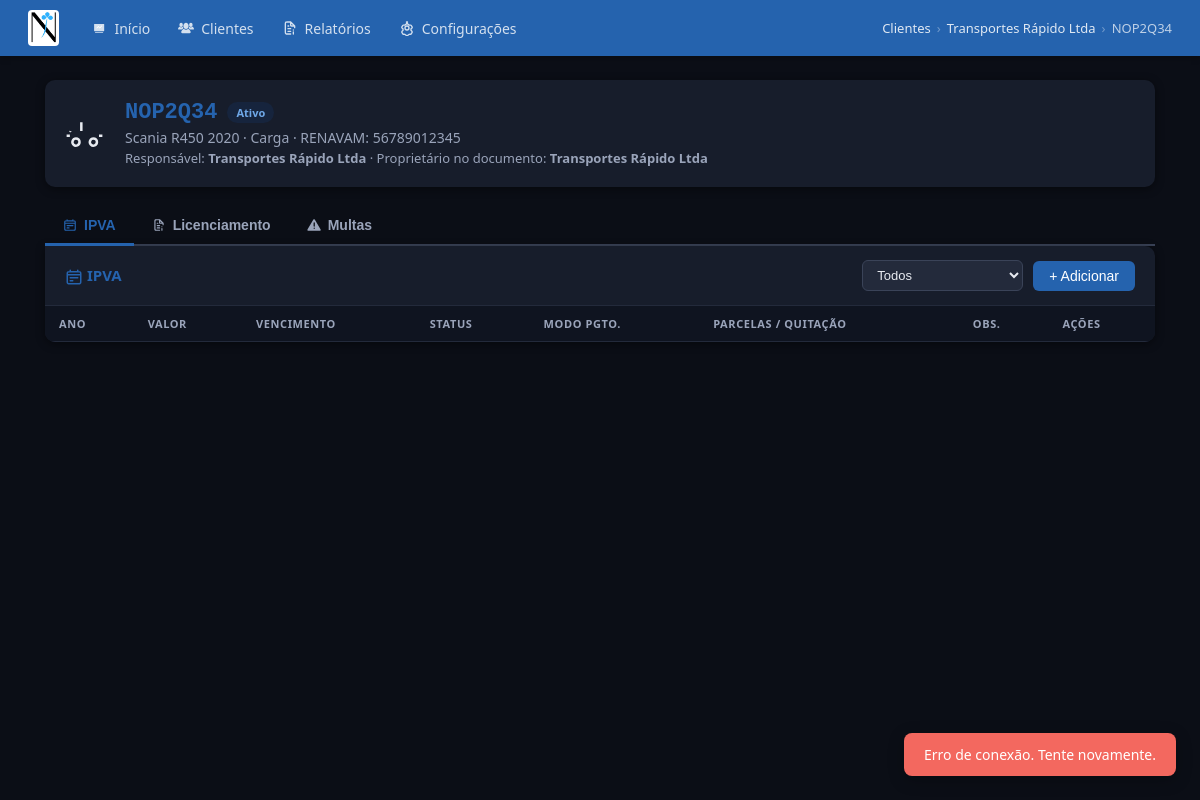
The page /veiculos/5/painel on the database its author committed.
### app/models/cliente.py (models this page shows, shortened)
class Cliente(db.Model):
    __tablename__ = "clientes"
    id = db.Column(db.Integer, primary_key=True)
    nome = db.Column(db.String(200), nullable=False)
    cpf = db.Column(db.String(20))
    telefone = db.Column(db.String(30))
    email = db.Column(db.String(100))
    observacao = db.Column(db.Text)
    criado_em = db.Column(db.DateTime, default=datetime.now)
    veiculos = db.relationship("Veiculo", backref="cliente", lazy=True, cascade="all, delete-orphan")
    documentos = db.relationship("Documento", backref="cliente", lazy=True, cascade="all, delete-orphan")

### app/models/veiculo.py (models this page shows)
class Veiculo(db.Model):
    __tablename__ = "veiculos"
    id = db.Column(db.Integer, primary_key=True)
    cliente_id = db.Column(db.Integer, db.ForeignKey("clientes.id"), nullable=False)
    placa = db.Column(db.String(10), nullable=False)
    renavam = db.Column(db.String(20))
    proprietario = db.Column(db.String(200))
    marca_modelo = db.Column(db.String(100))
    situacao = db.Column(db.String(20), default="ativo")
    especie = db.Column(db.String(20), default="passeio")
    observacao = db.Column(db.Text)
    criado_em = db.Column(db.DateTime, default=datetime.now)
    ipva_list = db.relationship("Ipva", backref="veiculo", lazy=True, cascade="all, delete-orphan")
    licenciamentos = db.relationship("Licenciamento", backref="veiculo", lazy=True, cascade="all, delete-orphan")
    multas = db.relationship("Multa", backref="veiculo", lazy=True, cascade="all, delete-orphan")
    def to_dict(self) -> dict:
        return {
            "id": self.id,
            "cliente_id": self.cliente_id,
            "placa": self.placa,
            "renavam": self.renavam or "",
            "proprietario": self.proprietario or "",
            "marca_modelo": self.marca_modelo or "",
            "situacao": self.situacao or "ativo",
            "especie": self.especie or "passeio",
            "observacao": self.observacao or "",
        }

### app/routes/painel.py (the view)
@bp.route("/veiculos/<int:vid>/painel")
def painel(vid):
    v = db.session.get(Veiculo, vid)
    if not v:
        return redirect(url_for("clientes.clientes"))
    cliente = db.session.get(Cliente, v.cliente_id)
    dados = v.to_dict()
    dados["cliente_nome"] = cliente.nome if cliente else ""
    return render_template("painel.html", veiculo=dados)

### app/services/configuracao_service.py (called while the page is built)
    def get(self, chave: str, padrao: Optional[str] = None) -> Optional[str]:
        row = self._session.get(Configuracao, chave)
        if row is not None:
            return row.valor
        return DEFAULTS.get(chave, padrao)

### app/templates/painel.html (shortened to what this page needs)
{% extends "base.html" %}
{% block breadcrumb %}
  <a href="/clientes">Clientes</a><span class="sep">›</span>
  <a href="/clientes/{{ veiculo.cliente_id }}/veiculos">{{ veiculo.cliente_nome }}</a>
  <span class="sep">›</span><span>{{ veiculo.placa }}</span>
{% endblock %}
{% block content %}
<div class="card" style="margin-bottom:20px;">
  <div class="card-body" style="display:flex;align-items:center;gap:20px;flex-wrap:wrap;">
    {{ icon('car','icon icon-xl') }}
    <div style="flex:1;">
      <div style="display:flex;align-items:center;gap:10px;flex-wrap:wrap;">
        <span style="font-size:22px;font-weight:700;font-family:monospace;color:var(--azul);">{{ veiculo.placa }}</span>
        {% if veiculo.situacao == 'ativo' %}<span class="badge badge-ativo">Ativo</span>{% endif %}
      </div>
      <div style="color:var(--sub);font-size:14px;margin-top:3px;">
        {{ veiculo.marca_modelo or '—' }}
        {% if veiculo.especie %} · {{ veiculo.especie.capitalize() }}{% endif %}
        {% if veiculo.renavam %} · RENAVAM: {{ veiculo.renavam }}{% endif %}
      </div>
      <div style="color:var(--sub);font-size:13px;margin-top:2px;">
        Responsável: <strong>{{ veiculo.cliente_nome }}</strong>
        {% if veiculo.proprietario %} · Proprietário no documento: <strong>{{ veiculo.proprietario }}</strong>{% endif %}
      </div>
    </div>
  </div>
</div>
<div class="tabs">
  <button class="tab-btn ativa" data-aba="ipva"          onclick="mudarAba('ipva')">{{ icon('calendar','icon icon-sm') }} IPVA</button>
  <button class="tab-btn"       data-aba="licenciamento" onclick="mudarAba('licenciamento')">{{ icon('file','icon icon-sm') }} Licenciamento</button>
  <button class="tab-btn"       data-aba="multas"        onclick="mudarAba('multas')">{{ icon('warning','icon icon-sm') }} Multas</button>
</div>
<div id="painel-ipva" class="card tab-panel">
  <div class="card-header">
    <h2>{{ icon('calendar') }} IPVA</h2>
    <div style="display:flex;gap:10px;align-items:center;flex-wrap:wrap;">
      <select id="filtro-ipva-status" onchange="carregarIpva()" class="select-filtro">
        <option value="">Todos</option>
      </select>
      <button class="btn btn-primary" onclick="abrirModal('ipva')">+ Adicionar</button>
    </div>
  </div>
  <div class="tabela-wrap">
    <table>
      <thead><tr>
        <th>Ano</th><th>Valor</th><th>Vencimento</th><th>Status</th>
        <th>Modo pgto.</th><th>Parcelas / Quitação</th><th>Obs.</th><th>Ações</th>
      </tr></thead>
    </table>
  </div>
</div>
{% endblock %}

### rows shown on the page
Cliente: cliente_nome "Transportes Rápido Ltda"
Veiculo: placa "NOP2Q34", marca_modelo "Scania R450 2020", especie "Carga", renavam "56789012345", proprietario "Transportes Rápido Ltda"
